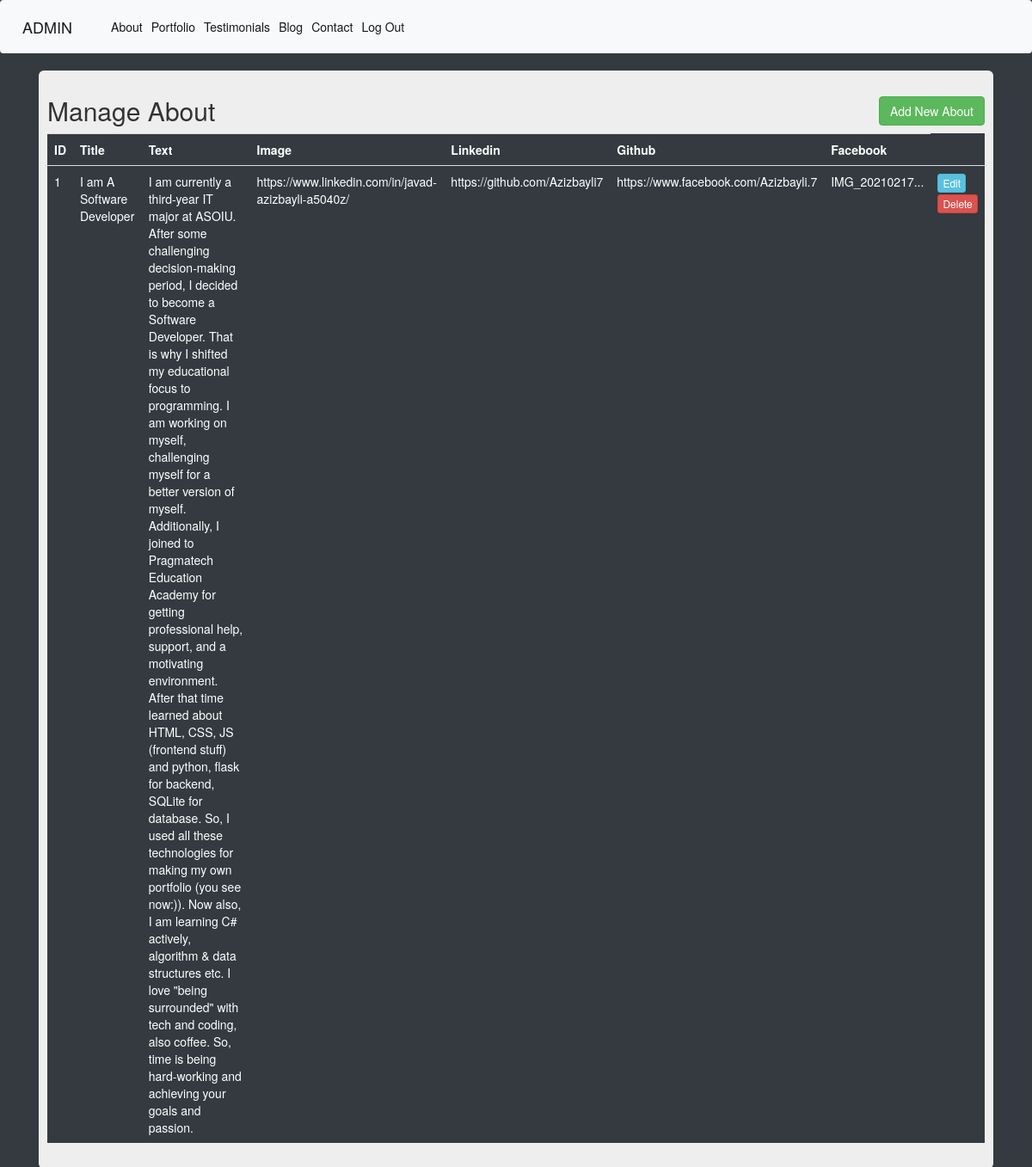
The app's page /admin/about-list (signed in) with its own data.
### Project/models.py (models this page shows, shortened)
class About(db.Model):
    id = db.Column(db.Integer, primary_key=True)
    title=db.Column(db.String(10))
    text=db.Column(db.String(500))
    image = db.Column(db.String(20))
    linkedin=db.Column(db.String(100))
    github=db.Column(db.String(100))
    fb=db.Column(db.String(100))

### Project/routes.py (the view)
@app.route('/admin/about-list')
@login_required
def admin_about_list():
    about = About.query.all()
    return render_template('admin/about-list.html', about=about)

### Project/models.py (called while the page is built)
@login_manager.user_loader
def load_user(user_id):
    return Admin.query.get(user_id)

### Project/templates/admin/about-list.html
{% extends 'admin/base.html' %}
{% block content %}
<div class="container">
    <div class="row">
        <div class="col md-12">
            <div class="jumbotron p-3">
                <h2>Manage About <a href="{{url_for('add_about')}}"><button type="button"  class="btn btn-success float-right"
                data-toggle="modal">Add New About</button> </h2></a>
                <table class="table table-hover table-dark">
                    <tr>
                        <th>ID</th>
                        <th>Title</th>
                        <th>Text</th>
                        <th>Image</th>
                        <th>Linkedin</th>
                        <th>Github</th>
                        <th>Facebook</th>
                    </tr>
                    {% for aboutitem in about %}
                    <tr>
                        <td>{{aboutitem.id}}</td>
                        <td>{{aboutitem.title}}</td>
                        <td>{{aboutitem.text}}</td>
                        <td>{{aboutitem.linkedin}}</td>
                        <td>{{aboutitem.github}}</td>
                        <td>{{aboutitem.fb}}</td>
                        <td>{{aboutitem.image|truncate(15)}}</td>
                        <td>
                            <a href="{{url_for('edit_about', id=aboutitem.id)}}" class="btn btn-info btn-xs">Edit</a>
                            <a href="{{url_for('delete_about', id=aboutitem.id)}}" class="btn btn-danger btn-xs"
                            onclick="return confirm('Are You Sure To Delete ?')">Delete</a>
                        </td>
                    </tr>
                    {% endfor %}
                </table>
            </div>
        </div>
    </div>
</div>
{% endblock %}

### records on screen
About: id "1", title "I am A Software Developer", text "I am currently a third-year IT major at ASOIU. After some challenging decision-making period, I decided to become a Software Developer. That is why I shifted my educational focus to programming. I am working on myself, challenging myself for a better version of myself. Additionally, I joined to Pragmatech Education Academy for getting professional help, support, and a motivating environment. After that time learned about HTML, CSS, JS (frontend stuff) and python, flask for backend, SQLite for database. So, I used all these technologies for making my own portfolio (you see now:)). Now also, I am learning C# actively, algorithm & data structures etc. I love \"being surrounded\" with tech and…", linkedin "https://www.linkedin.com/in/javad-azizbayli-a5040z/", github "https://github.com/Azizbayli7", fb "https://www.facebook.com/Azizbayli.7", image "IMG_20210217..."
